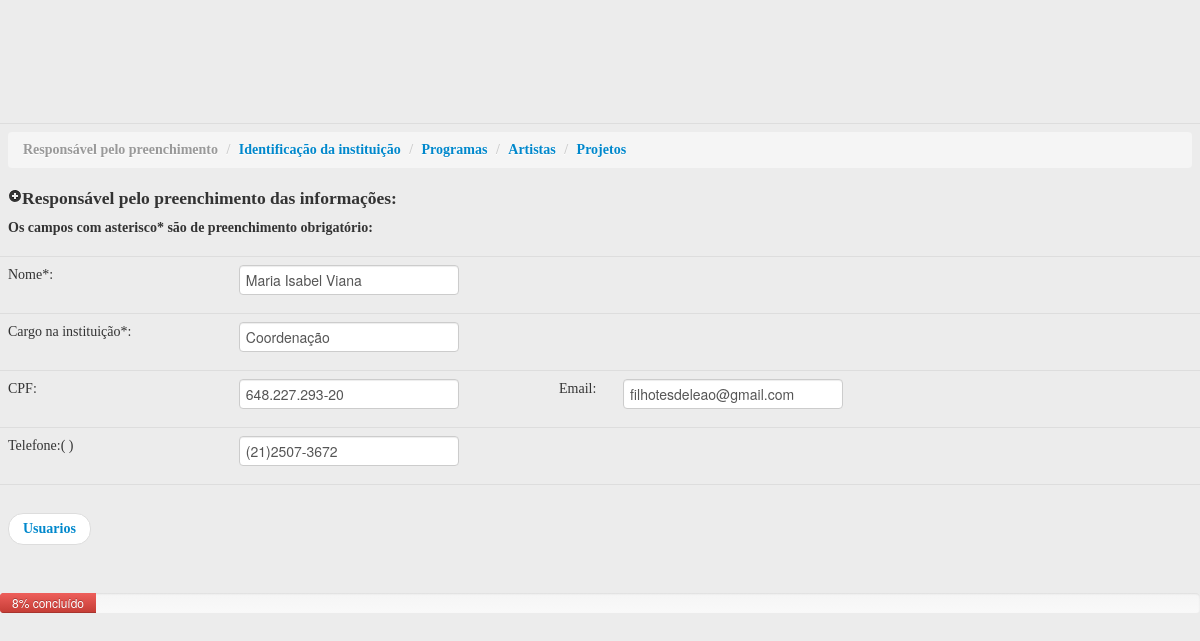
Screenshot of /admin/acessando/mapeamento.php?aces=CasaGiraMundo with the database file from the repository.
### tables this page shows
CREATE TABLE `mapeamento` (
  `idmapeamento` int(11) NOT NULL auto_increment,
  `nome` varchar(45) NOT NULL,
  `cargointituicao` varchar(45) NOT NULL,
  `cpf` varchar(45) default NULL,
  `email` varchar(45) default NULL,
  `telefone` varchar(45) default NULL,
  `usuario` varchar(45) NOT NULL,
  `preenchido` char(1) default NULL,
  `data` varchar(45) default NULL,
  `hora` varchar(45) default NULL,
  PRIMARY KEY  (`idmapeamento`,`usuario`)
);

### admin/acessando/mapeamento.php (the view, shortened to what this page needs)
<!DOCTYPE html PUBLIC "-//W3C//DTD XHTML 1.0 Transitional//EN" "http://www.w3.org/TR/xhtml1/DTD/xhtml1-transitional.dtd">
<html xmlns="http://www.w3.org/1999/xhtml">
<head>
<link href="../../css/bootstrap.css" rel="stylesheet">
<link href="../../css/bootstrap-responsive.css" rel="stylesheet">
</head>
<?
	if(empty($_GET["aces"])) {
	}else{
	$Login = ($_GET["aces"]);
	}
	$sql = "select * from mapeamento Where usuario= '$Login'";
	$Resultado = mysql_query($sql) or die("Erro: " . mysql_error());
	while ($array_exibir = mysql_fetch_array($Resultado))
	{
		$txtNome = ($array_exibir['nome']);
		$txtCargoInstituicao = ($array_exibir['cargointituicao']);
		$txtCpf = ($array_exibir['cpf']);
		$txtTelefone = ($array_exibir['telefone']);
		$txtEmail = ($array_exibir['email']);
	}
?>
    <link rel="stylesheet" href="../../css/validationEngine.jquery.css" type="text/css"/>
	<link rel="stylesheet" href="../../css/template.css" type="text/css"/>
</head>
<body>
<form id="form1" name="form1" method="post" action="sql/mapeamento.php">
 <div>
     <table width="98%" class="table table-hover" align="center" cellpadding="2" cellspacing="2" style="font-family: Verdana;">
       <tr>
      <th colspan="4" align="left" scope="row">
	  		<ul class="breadcrumb">
			  <li  class="active"><a href="mapeamento.php?aces=<?php echo $Login;?>"></a>Responsável pelo preenchimento <span class="divider">/</span></li>
			  <li><a href="parteI.php?aces=<?php echo $Login;?>">Identificação da instituição</a> <span class="divider">/</span></li>
			  <li><a href="parteII.php?aces=<?php echo $Login;?>">Programas</a> <span class="divider">/</span></li>
			  <li><a href="parteIII.php?aces=<?php echo $Login;?>">Artistas</a> <span class="divider">/</span></li>
			  <li><a href="parteIV.php?aces=<?php echo $Login;?>">Projetos</a></li>
			</ul>
        <label><h4><i class="icon-plus-sign"></i>Responsável pelo preenchimento das informações:</h4></label>
        <label>
          <h5>Os campos com asterisco* são de preenchimento obrigatório:</h5>
        </label>
         </th>
      </tr>
      <tr>
      <th width="160" align="center" scope="row"> <label id="lblnome">Nome*:</label></th>
      <td colspan="3"><input name="txtNome" id="idFrmNome" value="<?php echo $txtNome;?>"
      type="text" size="94" class="validate[required] text-input"/>
      </td>
      </tr>
      <tr>
      <th height="32" align="center" scope="row"><label id="lblCargoInstituicao">Cargo na instituição*:</label></th>
      <td colspan="3"><input name="txtCargoInstituicao" id="idFrmCargoIntituicao"
       value="<?php echo $txtCargoInstituicao;?>" type="text" size="94" class="validate[required] text-input"/>
       </td>
      </tr>
      <tr>
      <th align="center" scope="row"><label id="cpf">CPF:</label></th>
      <td width="151">
        <input name="txtCpf"  maxlength="14" value="<?php echo $txtCpf;?>" type="text"
        onKeyPress="Mascara('cpf', window.event.keyCode, 'document.form1.txtCpf')";/>
      </td>
      <td width="41"><label id="email">
      <div align="center">Email:</div>
      </label>
      </td>
      <td width="430">
      <input type="text" name="txtEmail" value="<?php echo $txtEmail;?>" size="46"
      class="validate[custom[email]] text-input" type="text" name="optional" id="optional" />
      </td>
      </tr>
      <tr>
      <th align="center" scope="row">
      <label id="telefone">Telefone:( )</label>
      <td>
        <input name="txtTelefone" maxlength="15" value="<?php echo $txtTelefone;?>" type="text"
         onKeyPress="SoNumero();Mascara('telefone', window.event.keyCode, 'document.form1.txtTelefone');"/>
       </td>
      <td colspan="2">
      </td>
      </tr>
      <tr>
      <th colspan="4" align="left" scope="row">
          <div align="center">
		  <ul class="pager">
		  <li class="previous">
			<a href="../usuarios.php">Usuarios</a>
		  </li>
 		 </ul>
			</div>
          </th>
      </tr>
      </table>
        <div class="progress progress-danger">
          <div class="bar" style="width: 8%;">8% concluído</div>
        </div>
</form>
</body>
</html>

### css/template.css (style rules this page uses)
body { background: #ececec; }

### admin/acessando/mapeamento.php (style rules this page uses)
body { padding-top: 123px; padding-bottom: 40px; }

### rows the page displays
mapeamento: txtNome "Maria Isabel Viana", txtCargoInstituicao "Coordenação", txtCpf "648.227.293-20", txtEmail "filhotesdeleao@gmail.com", txtTelefone "(21)2507-3672"
